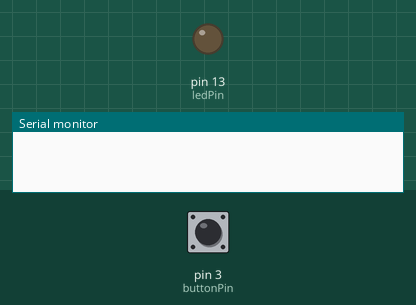
This sketch was run on a simulated Arduino Uno, built with avr-gcc and run on an emulated ATmega328P. On the bench: output pins drawn as LEDs (lit = HIGH), the last lines printed to the serial monitor. The inputs (shaded band) are chosen by the test bench; at power-on: pin 3 (buttonPin) LOW.

Above: at 1.2 s.
1.3 s: pin 3 (buttonPin) pulled HIGH for 0.15 s
At 2.5 s:
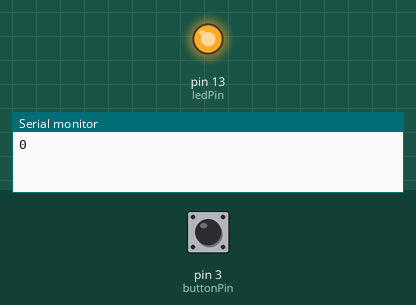
2.9 s: pin 3 (buttonPin) pulled HIGH for 1 s
At 3.8 s:
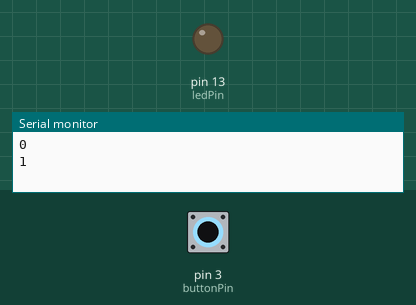
5.4 s: pin 3 (buttonPin) pulled HIGH for 3.2 s
At 5.7 s:
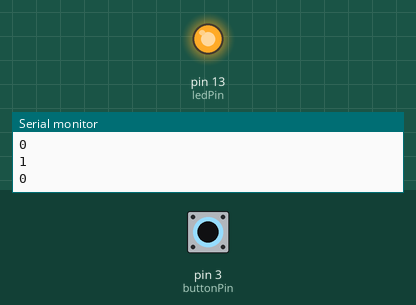
Timing chart, 0 to 8.4 s (numbered marks = the images above; inputs shaded):
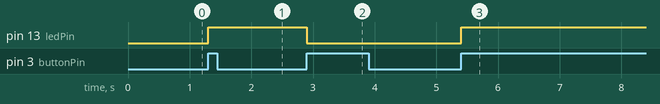

Measured:
- after the input at 1.3 s, pin 13 (ledPin): LOW → HIGH at once
- after the input at 2.9 s, pin 13 (ledPin): HIGH → LOW at once
- after the input at 5.4 s, pin 13 (ledPin): LOW → HIGH at once

The sketch:

InterruptJao.ino
```cpp
const int buttonPin = 3;   // Druknop op pin 3
const int ledPin = 13;      // LED op pin 13

volatile bool ledState = false;  // Huidige status van de LED
volatile unsigned long lastDebounceTime = 0;  // Tijd voor debouncing
unsigned long debounceDelay = 50;  // Debounce-tijd in milliseconden

void setup()
{
  Serial.begin(9600);
  pinMode(buttonPin, INPUT);  // Configureer pin 2 als ingang met pull-up weerstand
  pinMode(ledPin, OUTPUT);           // Configureer pin 3 als uitgang

  attachInterrupt(digitalPinToInterrupt(buttonPin), buttonInterrupt, RISING);  // Koppel de interrupt-functie aan de opgaande flank van de drukknop
}

void loop()
{
  // Doe hier andere taken die onafhankelijk zijn van de drukknopstatus
}

void buttonInterrupt() {
  // Lees de status van de drukknop
  int buttonState = digitalRead(buttonPin);

  // Debounce de drukknop met millis
  if ((millis() - lastDebounceTime) > debounceDelay)
  {
    // Als de knop opgaand is, wissel de status van de LED
    if (buttonState == HIGH)
    {
      ledState = !ledState;
      Serial.println(!ledState);

      // Schakel de LED in of uit op basis van de nieuwe status
      digitalWrite(ledPin, ledState);
    }

    // Update de tijd van de laatste debouncing
    lastDebounceTime = millis();
  }
}
```
